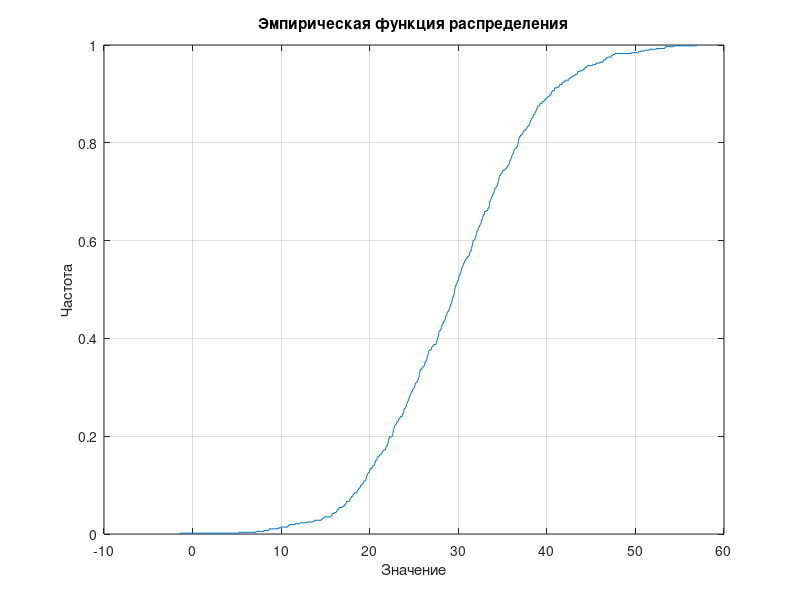

This figure's MATLAB source: (Note: this script raises an error after producing the figure.)
clc; clear; close all;

%% Скриншот окна Viev Data Set (1 скрин)
%% dftool скрин из Apply (2 скрина)

%% Бланк исходный, 



%% 1. Генерация 140 значений дискретной случайной величины Bi(8, 0.7)

X_bin = binornd(8, 0.7, [140, 1]);

%% 2. Генерация 570 значений непрерывной случайной величины N(30, 9)
mu_norm = 30; % математическое ожидание
sigma_norm = 9; % стандартное отклонение
X_norm = normrnd(mu_norm, sigma_norm, [570, 1]);

X_lognorm = lognrnd(mu_norm, sigma_norm, [570, 1]);

%% 3.
mean_X = mean(X_norm); % математическое ожидание
fprintf('Математическое ожидание: %.4f\n', mean_X);
median_X = median(X_norm); % медиана
fprintf('Медиана: %.4f\n', median_X);
var_X = var(X_norm); % дисперсия
fprintf('Дисперсия: %.4f\n', var_X);
std_X = std(X_norm); % стандартное отклонение
fprintf('СКО: %.4f\n', std_X);
cv_X = std_X / mean_X * 100; % коэффициент вариации
fprintf('Коэффициент вариации: %.4f\n', cv_X);
range_X = max(X_norm) - min(X_norm); % размах
fprintf('Размах: %.4f\n', range_X);
interdecile_range = quantile(X_norm, 0.9) - quantile(X_norm, 0.1); % интердецильный размах
fprintf('Интердецильный размах: %.4f\n', interdecile_range);
skew_X = skewness(X_norm); % коэффициент асимметрии
fprintf('Коэффициент асимметрии: %.4f\n', skew_X);
kurt_X = kurtosis(X_norm) - 3; % коэффициент эксцесса
fprintf('Коэффициент эксцесса: %.4f\n', kurt_X);

%% 4. Построение эмпирической функции распределения
figure;
ecdf(X_norm);
title('Эмпирическая функция распределения');
xlabel('Значение');
ylabel('Частота');
grid on;

%% 5. Оценка параметров методом максимального правдоподобия и проверка критерием Колмогорова-Смирнова
% Оценка наибольшего правдоподобия нормального распределения
[mu_norm, sigma_norm] = normfit(X_norm);

% Проверка критерием Колмогорова-Смирнова. 
FR_norm = normcdf(X_norm, mu_norm, sigma_norm);
[h_norm, p_norm] = kstest(X_norm, [X_norm, FR_norm], 0.05);

if h_norm == 1
    fprintf('Норм. распр.: Гипотеза отвергнута: h: %.1f, p: %.4f\n', h_norm, p_norm);
else
    fprintf('Норм. распр.: Гипотеза принята: h: %.1f, p: %.4f\n', h_norm, p_norm);
end

% Проверка логнормального распределения
FR_logn = logncdf(X_norm, mu_norm, sigma_norm);
[h_logn, p_logn] = kstest(X_norm, [X_norm, FR_logn], 0.05);

if h_logn == 1
    fprintf('Логнорм. распр.: Гипотеза отвергнута: h: %.1f, p: %.4f\n', h_logn, p_logn);
else
    fprintf('Логнорм. распр.: Гипотеза принята: h: %.1f, p: %.4f\n', h_logn, p_logn);
end

%% 6. Интерактивный анализ распределения

% Параметры для логнормального распределения на основе норм. распределения
param_hat = mle(X_norm, 'distribution', 'lognormal');
mu_logn = param_hat(1);
sigma_logn = param_hat(2);

x_vals = linspace(min(X_norm), max(X_norm), 100);

pdf_logn = lognpdf(x_vals, mu_logn, sigma_logn);
pdf_norm = normpdf(x_vals, mean(X_norm), std(X_norm));

% Гистограмма
figure;
histogram(X_norm, 'Normalization', 'pdf', 'FaceAlpha', 0.6);
hold on;

plot(x_vals, pdf_norm, 'b--', 'LineWidth', 2);
plot(x_vals, pdf_logn, 'r-', 'LineWidth', 2);

legend('Гистограмма данных', 'Логнормальное', 'Нормальное', 'Location', 'best');
title('Нормальное и логнормальное распределения');
xlabel('Значения'); ylabel('Плотность');
hold off;

%% 7.
N_samples = [100, 1000, 10000, 100000];
N_bins = [7, 17, 117, 137];

figure;
for i = 1:length(N_samples)
    X_large = normrnd(mu_norm, sigma_norm, [N_samples(i), 1]);
    subplot(2, 2, i);
    histogram(X_large, N_bins(i));
    title(sprintf('Знач = %d, Классов = %d', N_samples(i), N_bins(i)));
    xlabel('Значение');
    ylabel('Частота');
    grid on;
end
